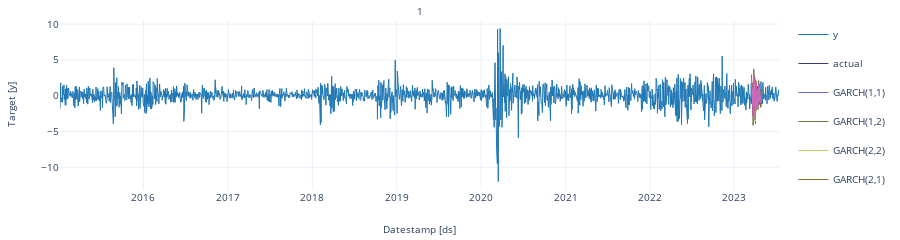
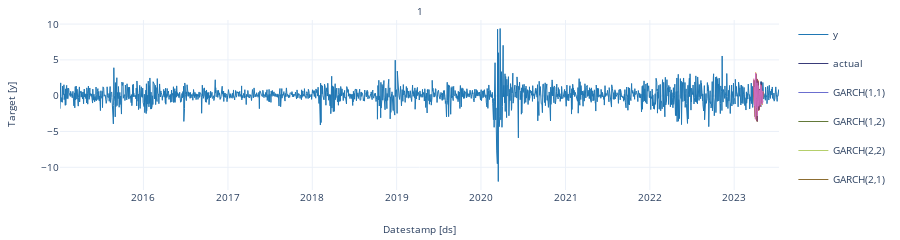
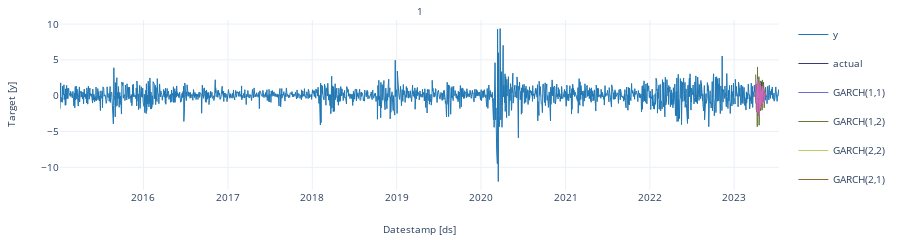
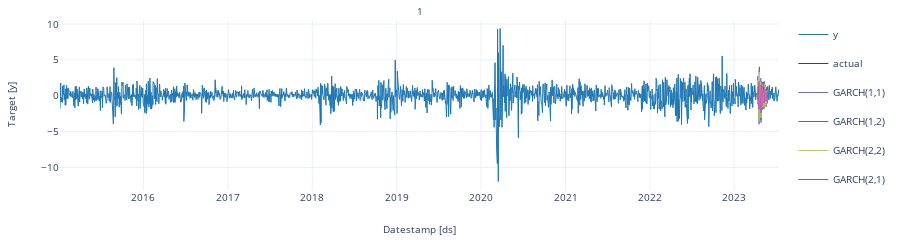

These figures' notebook cell, in order:
### Code cell
crossvalidation_df.rename(columns = {'y' : 'actual'}, inplace = True) # rename actual values 

cutoff = crossvalidation_df['cutoff'].unique()

for k in range(len(cutoff)): 
    cv = crossvalidation_df[crossvalidation_df['cutoff'] == cutoff[k]]
    StatsForecast.plot(df, cv.loc[:, cv.columns != 'cutoff'])
